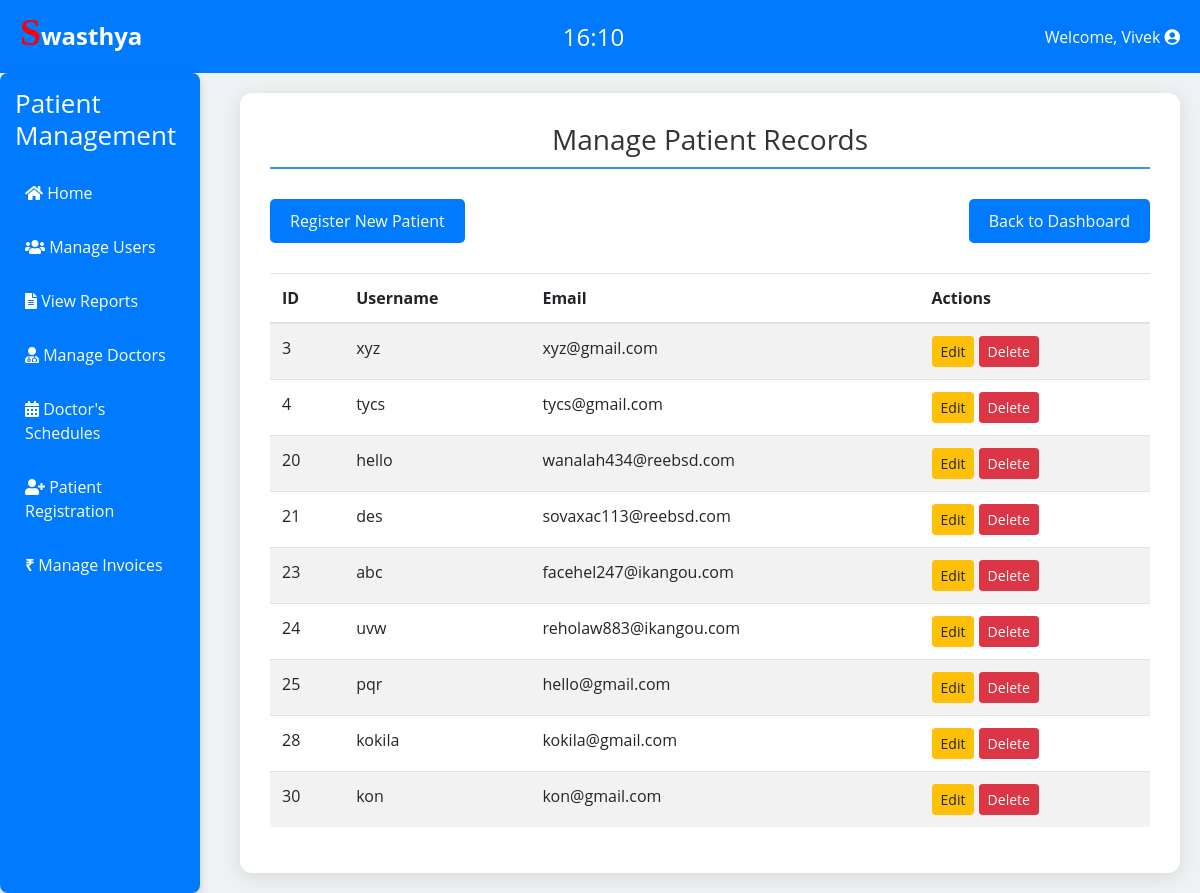
/admin/manage_records.php (signed in), run on the app's committed database.
### tables this page shows
CREATE TABLE `users` (
  `id` int(11) NOT NULL,
  `username` varchar(50) NOT NULL,
  `email` varchar(100) NOT NULL,
  `password` varchar(255) NOT NULL,
  `otp` varchar(6) DEFAULT NULL,
  `otp_expiry` datetime DEFAULT NULL,
  `role` enum('admin','doctor','patient') NOT NULL,
  `created_at` datetime DEFAULT current_timestamp(),
  `reset_token` varchar(100) DEFAULT NULL,
  `reset_time` datetime DEFAULT NULL,
  `security_question` varchar(255) DEFAULT NULL,
  `security_answer` varchar(255) DEFAULT NULL
);

### admin/manage_records.php (the view, shortened to what this page needs)
<?php
require_once '../config.php';
$dashboard_link = ($_SESSION['role'] === 'admin') ? 'admin_dashboard.php' : '../doctor/doctor_dashboard.php';
$patients = $conn->query("SELECT id, username, email FROM users WHERE role='patient'");
$name = $conn->query("SELECT username FROM users WHERE role='admin'")->fetch_row()[0];
?>
<!DOCTYPE html>
<html lang="en">
<head>
    <link rel="stylesheet" href="https://stackpath.bootstrapcdn.com/bootstrap/4.5.2/css/bootstrap.min.css">
    <link rel="stylesheet" href="https://cdnjs.cloudflare.com/ajax/libs/font-awesome/5.15.4/css/all.min.css">
</head>
<body oncontextmenu="return false;" onkeydown="return disableCtrlU(event);">
    <div class="top-bar">
    <h4><b>Swasthya</b></h4>
        <div class="clock-container">
            <div class="clock" id="clock"></div>
        </div>
        <div class="logout-dropdown">
            <span>Welcome, <?php echo $name; ?> <i class="fas fa-user-circle"></i></span>
        </div>
    </div>
    <div class="d-flex">
        <div class="sidebar">
            <h2>Patient Management</h2>
            <div class="nav-links">
                <a href="<?php echo $dashboard_link; ?>"><i class="fa fa-home" aria-hidden="true"></i> Home</a>
                <a href="manage_users.php"><i class="fas fa-users"></i> Manage Users</a>
                <a href="view_reports.php"><i class="fas fa-file-alt"></i> View Reports</a>
                <a href="manage_doctors.php"><i class="fas fa-user-md"></i> Manage Doctors</a>
                <a href="manage_schedule.php"><i class="fas fa-calendar-alt"></i> Doctor's Schedules</a>
                <a href="register_patient.php"><i class="fas fa-user-plus"></i> Patient Registration</a>
                <a href="manage_invoices.php"><span class="rupee-symbol">₹</span> Manage Invoices</a>
            </div>
        </div>
        <div class="dashboard">
            <h1>Manage Patient Records</h1>
            <div class="button-container">
                <a href="register_patient.php" class="back-button">Register New Patient</a>
                <a href="<?php echo $dashboard_link; ?>" class="back-button">Back to Dashboard</a>
            </div>
            <table class="table table-striped">
                <thead>
                    <tr>
                        <th>ID</th>
                        <th>Username</th>
                        <th>Email</th>
                        <th>Actions</th>
                    </tr>
                </thead>
                <tbody>
                    <?php while ($patient = $patients->fetch_assoc()): ?>
                        <tr>
                            <td><?php echo $patient['id']; ?></td>
                            <td><?php echo $patient['username']; ?></td>
                            <td><?php echo $patient['email']; ?></td>
                            <td>
                                <a href="edit_record.php?id=<?php echo $patient['id']; ?>" class="btn btn-warning btn-sm">Edit</a>
                                <a href="delete_record.php?id=<?php echo $patient['id']; ?>" class="btn btn-danger btn-sm" onclick="return confirm('Are you sure you want to delete this record?');">Delete</a>
                            </td>
                        </tr>
                    <?php endwhile; ?>
                </tbody>
            </table>
        </div>
    </div>
</body>
</html>

### admin/manage_records.php (style rules this page uses)
body { font-family: 'Open Sans', sans-serif; background-color: #eef2f3; margin: 0; display: flex; flex-direction: column; min-height: 100vh; }
.top-bar { display: flex; justify-content: space-between; align-items: center; width: 100%; padding: 10px 20px; background-color: #007bff; color: #fff; }
.clock-container { flex-grow: 1; text-align: center; }
.clock { font-size: 24px; }
.logout-dropdown { position: relative; display: inline-block; }
.sidebar { background: #007bff; padding: 15px; width: 200px; border-radius: 8px; margin-right: 20px; box-shadow: 0 4px 10px rgba(0, 0, 0, 0.15); flex-shrink: 0; }
.sidebar h2 { color: #fff; font-size: 26px; margin-bottom: 20px; }
.nav-links { display: flex; flex-direction: column; gap: 10px; }
.nav-links a { color: #fff; text-decoration: none; padding: 10px; border-radius: 30px; transition: background 0.3s, transform 0.2s; }
.dashboard { flex: 1; background: #fff; padding: 30px; border-radius: 12px; box-shadow: 0 4px 20px rgba(0, 0, 0, 0.1); margin: 20px; }
h4::first-letter { font-family: Lucida Calligraphy; font-size:1cm; color:red; }
h1 { color: #333; margin-bottom: 20px; font-size: 28px; text-align: center; border-bottom: 2px solid #3498db; padding-bottom: 10px; }
.table { margin-top: 20px; }
.back-button { margin: 10px 0; text-decoration: none; padding: 10px 20px; background: #007bff; color: white; border-radius: 5px; transition: background 0.3s; }
.button-container { display: flex; justify-content: space-between; margin-bottom: 20px; }
.rupee-symbol { font-family: 'FontAwesome', 'Arial', sans-serif; font-weight: bold; }

### data on the page
users: username "Vivek"
users: id "3", username "xyz", email "xyz@gmail.com"
users: id "4", username "tycs", email "tycs@gmail.com"
users: id "20", username "hello", email "wanalah434@reebsd.com"
users: id "21", username "des", email "sovaxac113@reebsd.com"
users: id "23", username "abc", email "facehel247@ikangou.com"
users: id "24", username "uvw", email "reholaw883@ikangou.com"
users: id "25", username "pqr", email "hello@gmail.com"
users: id "28", username "kokila", email "kokila@gmail.com"
users: id "30", username "kon", email "kon@gmail.com"
